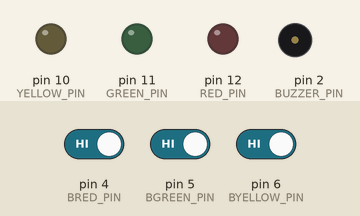
Recording of a sketch running on a simulated Arduino Uno, built with avr-gcc and run on an emulated ATmega328P. Parts: output pins drawn as LEDs (lit = HIGH), buzzer (waves = sounding). Inputs (shaded band) come from the test bench; at power-on: pin 4 (BRED_PIN) HIGH, pin 5 (BGREEN_PIN) HIGH, pin 6 (BYELLOW_PIN) HIGH.

Above: at 1.2 s.
1.3 s: pin 4 (BRED_PIN) driven LOW and pin 5 (BGREEN_PIN) driven LOW
At 2.2 s:
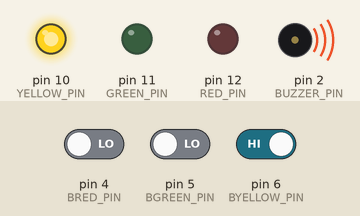
2.8 s: pin 5 (BGREEN_PIN) driven HIGH and pin 6 (BYELLOW_PIN) driven LOW
5.8 s: pin 5 (BGREEN_PIN) driven LOW
At 7.2 s:
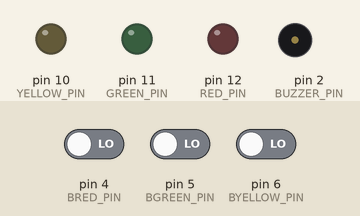
7.8 s: pin 4 (BRED_PIN) driven HIGH
At 8.3 s:
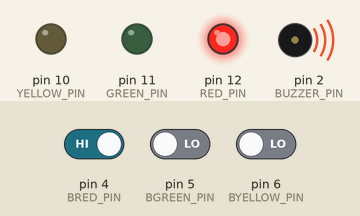
Timing chart, 0 to 10.3 s (numbered marks = the images above; inputs shaded):
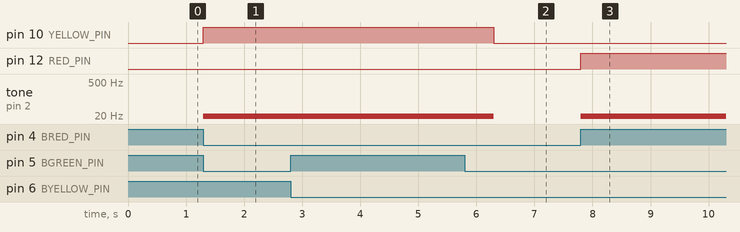

Measured:
- after the input at 1.3 s, pin 10 (YELLOW_PIN): LOW → HIGH at once; tone on pin 2 (BUZZER_PIN): silent → 1 Hz at once
- after the input at 2.8 s, every drawn part: stays the same
- after the input at 5.8 s, pin 11 (GREEN_PIN): stays LOW (without the input it goes to HIGH after 0.50 s); tone on pin 2 (BUZZER_PIN): 1 Hz → silent after 0.50 s
- after the input at 7.8 s, pin 12 (RED_PIN): LOW → HIGH at once; tone on pin 2 (BUZZER_PIN): silent → 1 Hz at once

The sketch:

Multisensor.ino
```cpp
const int RED_PIN = 12;
const int GREEN_PIN = 11;
const int YELLOW_PIN = 10;
const int BRED_PIN = 4;
const int BGREEN_PIN = 5;
const int BYELLOW_PIN = 6;
const int BUZZER_PIN = 2;

int red = RED_PIN;
int green = GREEN_PIN;
int yell = YELLOW_PIN;
int bred = BRED_PIN;
int bgreen = BGREEN_PIN;
int byell = BYELLOW_PIN;
int buzzpin = BUZZER_PIN;

void setup() {
  pinMode(red, OUTPUT);
  pinMode(green, OUTPUT);
  pinMode(yell, OUTPUT);
  pinMode(bred, INPUT_PULLUP);
  pinMode(bgreen, INPUT_PULLUP);
  pinMode(byell, INPUT_PULLUP);
  pinMode(buzzpin, OUTPUT);
}

void loop() {
  if (digitalRead(bred) == HIGH && digitalRead(bgreen) == LOW && digitalRead(byell) == LOW) {
    digitalWrite(red, HIGH);
    digitalWrite(green, LOW);
    digitalWrite(yell, LOW);
    tone(buzzpin, HIGH);
    delay(5000);
  } else if (digitalRead(bgreen) == HIGH && digitalRead(bred) == LOW && digitalRead(byell) == LOW) {
    digitalWrite(red, LOW);
    digitalWrite(green, HIGH);
    digitalWrite(yell, LOW);
    tone(buzzpin, HIGH);
    delay(5000);
  } else if (digitalRead(byell) == HIGH && digitalRead(bgreen) == LOW && digitalRead(bred) == LOW) {
    digitalWrite(red, LOW);
    digitalWrite(green, LOW);
    digitalWrite(yell, HIGH);
    tone(buzzpin, HIGH);
    delay(5000);
      } else if (digitalRead(byell) == LOW && digitalRead(bgreen) == LOW && digitalRead(bred) == LOW) {
    digitalWrite(red, LOW);
    digitalWrite(green, LOW);
    digitalWrite(yell, LOW);
    noTone(buzzpin);

  }
}
```
